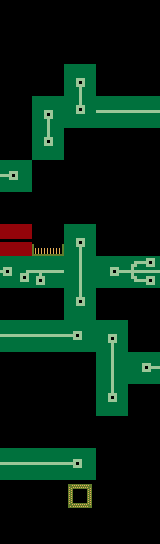

The image is a tile-based game level rendered from a .tmx file. Its description and source (layers, tilesets, objects; grid data summarised) follow:
An orthogonal 5x17 tile map with 32x32 px tiles, 5 tile layers (floor, levelnumber, playerspawn, exit, ...), 2 tilesets.

<map version="1.0" orientation="orthogonal" width="5" height="17" tilewidth="32" tileheight="32">
 <tileset firstgid="1" name="map" tilewidth="32" tileheight="32">
  <image source="../tilesets/tileset.png" width="160" height="160" />
 </tileset>
 <tileset firstgid="26" name="numbers" tilewidth="32" tileheight="32">
  <image source="../fontsets/numbers.png" width="320" height="32" />
 </tileset>
 <layer name="floor" width="5" height="17">
  <properties>
   <property name="solid" value="true" />
  </properties>
  <data>[85 cells, 24 non-empty, 9 distinct tile ids]</data>
 </layer>
 <layer name="levelnumber" width="5" height="17">
  <data>[85 cells, 5 non-empty, 2 distinct tile ids]</data>
 </layer>
 <layer name="playerspawn" width="5" height="17">
  <data>[85 cells, 1 non-empty, 1 distinct tile ids]</data>
 </layer>
 <layer name="exit" width="5" height="17">
  <data>[85 cells, 1 non-empty, 1 distinct tile ids]</data>
 </layer>
 <layer name="key" width="5" height="17">
  <data>[85 cells, 1 non-empty, 1 distinct tile ids]</data>
 </layer>
</map>
